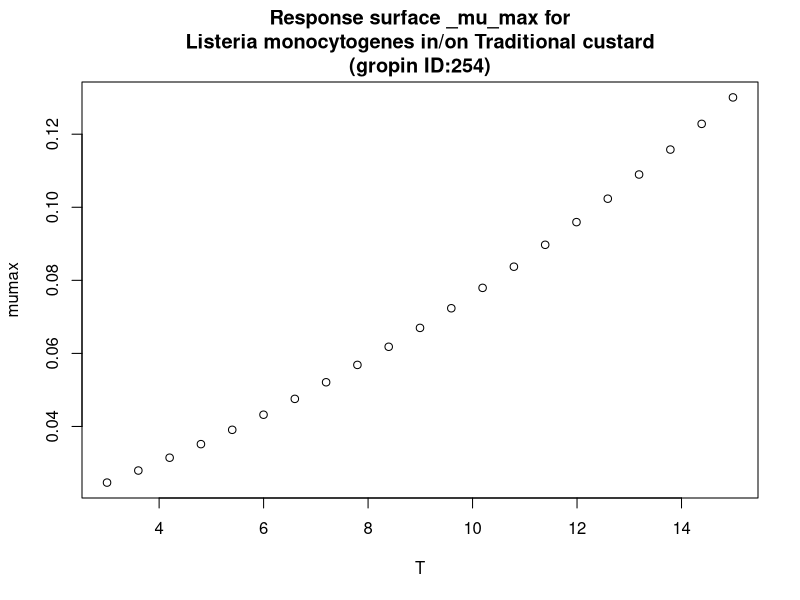

Recreate this plot in R.
#############################
# start of Parameter script
#############################
T <- seq(3.003,14.985014985015,length.out=21)
#############################
# end of Parameter script
#############################
############################# 
# start of Model script Gropin ID 254 
#############################
 
# constant coefficients for this model
a <- 0.017
Tmin <- -6.23
 
variables <- data.frame(T)
argumentsPar <- unique.data.frame(expand.grid(variables))
 
# heart of the model
response_surface <- function(T) {
   mumax <-(a*(T-Tmin))^2

	return(mumax=mumax)
} 

# output parameters
responseSurface <- cbind(argumentsPar,response_surface(argumentsPar['T']))
colnames(responseSurface) <- c(colnames(argumentsPar),'mumax')
#############################
# End of Model script
#############################
############################# 
# start of Visualisation script Gropin ID 254 
#############################
titleText <-'Response surface _mu_max for
Listeria monocytogenes in/on Traditional custard
(gropin ID:254)'
plot(T,responseSurface$'mumax',xlab='T',
                          ylab='mumax',main=titleText)
#############################
# End of Visualisation script
#############################
